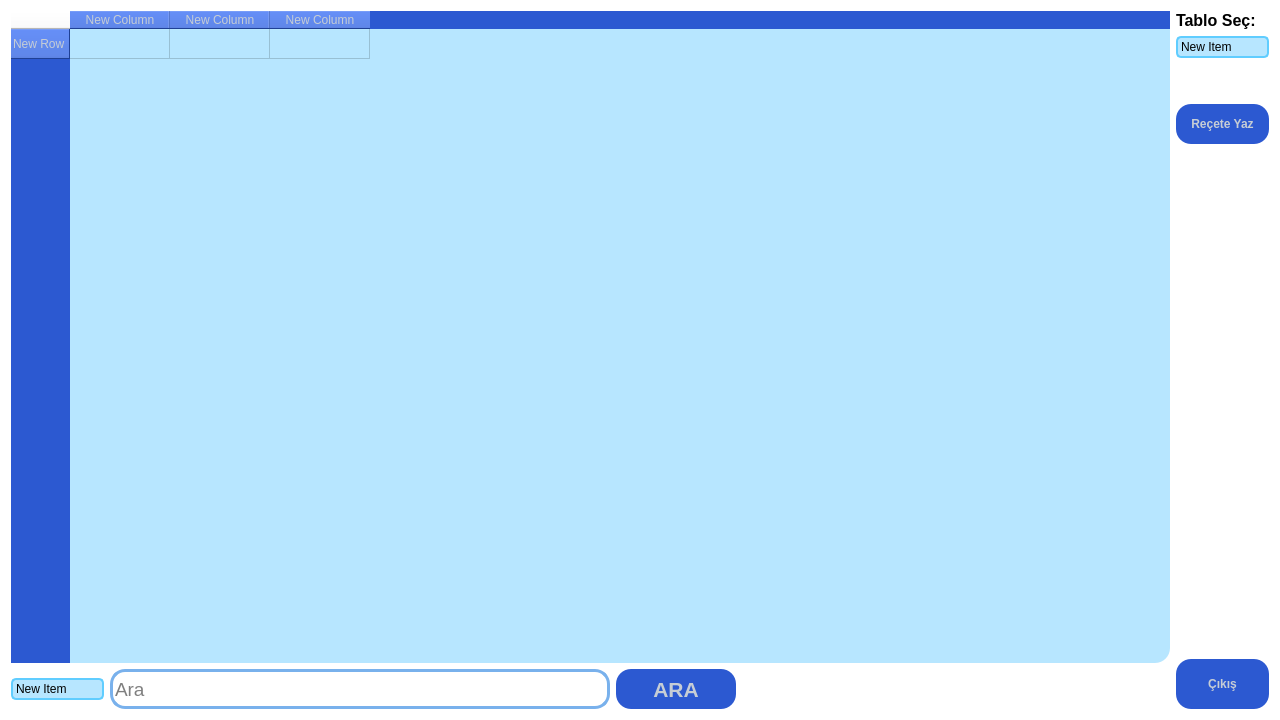
<?xml version="1.0" encoding="UTF-8"?>
<ui version="4.0">
 <class>Form</class>
 <widget class="QWidget" name="Form">
  <property name="geometry">
   <rect>
    <x>0</x>
    <y>0</y>
    <width>1280</width>
    <height>720</height>
   </rect>
  </property>
  <property name="windowTitle">
   <string>Form</string>
  </property>
  <property name="styleSheet">
   <string notr="true">background-color: rgb(255, 255, 255);</string>
  </property>
  <layout class="QGridLayout" name="gridLayout">
   <item row="0" column="1">
    <layout class="QHBoxLayout" name="horizontalLayout">
     <item>
      <layout class="QVBoxLayout" name="verticalLayout_2">
       <item>
        <widget class="QTableWidget" name="tableWidget">
         <property name="maximumSize">
          <size>
           <width>1500</width>
           <height>1000</height>
          </size>
         </property>
         <property name="styleSheet">
          <string notr="true">QTableWidget{
	font: 12pt &quot;Segoe UI&quot;;
	color: rgb(198, 205, 213);
	background-color: rgb(183, 230, 255);
	border-radius: 15px;
	selection-background-color: rgb(198, 205, 213);
	selection-color: rgb(22, 27, 34);
}
QHeaderView, QHeaderView::section {
	background-color: rgb(44, 89, 209);
	color: rgb(198, 205, 213);
}
QTableView QTableCornerButton::section{
	border: 1px solid;
	border-color: rgba(33, 38, 45, 255);
	background-color: rgb(44, 89, 209);
}</string>
         </property>
         <row>
          <property name="text">
           <string>New Row</string>
          </property>
         </row>
         <column>
          <property name="text">
           <string>New Column</string>
          </property>
         </column>
         <column>
          <property name="text">
           <string>New Column</string>
          </property>
         </column>
         <column>
          <property name="text">
           <string>New Column</string>
          </property>
         </column>
        </widget>
       </item>
       <item>
        <layout class="QHBoxLayout" name="horizontalLayout_2">
         <item>
          <widget class="QComboBox" name="searchComboBox">
           <property name="maximumSize">
            <size>
             <width>170</width>
             <height>16777215</height>
            </size>
           </property>
           <property name="styleSheet">
            <string notr="true">QComboBox {
	font: 12pt &quot;Segoe UI&quot;;
    border: 2px solid;
	border-color: rgb(96, 205, 255);
    border-radius: 5px;
    padding: 1px 18px 1px 3px;
    min-width: 6em;
}

QComboBox:editable {
    background: white;
}

QComboBox QListView {
	background: white;
	border: 2px solid rgb(44, 89, 209);

	border-bottom-right-radius: 5px;
	border-bottom-left-radius: 5px;

	background-bottom-right-radius: 5px;
	background-bottom-left-radius: 5px;
	padding: 3px;
}

QComboBox QListView::item:hover {
                padding: 5px;
                margin: 2px;
                font-size: 14px;
                background-color: #f0f0f0;
}

QComboBox:!editable, QComboBox::drop-down:editable {
    background:  rgb(183, 230, 255);
}

QComboBox:!editable:on, QComboBox::drop-down:editable:on {
    background: rgb(119, 249, 255);
	border-bottom-right-radius: 0px;
	border-bottom-left-radius: 0px;
}

QComboBox:on {
    padding-top: 3px;
    padding-left: 4px;
}

QComboBox::drop-down {
    subcontrol-origin: padding;
    subcontrol-position: top right;
    width: 15px;

    border-top-right-radius: 3px;
    border-bottom-right-radius: 3px;
}

QComboBox::down-arrow:on {
    top: 1px;
    left: 1px;
}

QComboBox:hover{
	border: 3px solid;
	border-color: rgb(44, 89, 209);
}</string>
           </property>
           <item>
            <property name="text">
             <string>New Item</string>
            </property>
           </item>
           <item>
            <property name="text">
             <string>New Item</string>
            </property>
           </item>
          </widget>
         </item>
         <item>
          <widget class="QLineEdit" name="searchLineEdit">
           <property name="minimumSize">
            <size>
             <width>500</width>
             <height>40</height>
            </size>
           </property>
           <property name="maximumSize">
            <size>
             <width>500</width>
             <height>40</height>
            </size>
           </property>
           <property name="font">
            <font>
             <family>Segoe UI</family>
             <pointsize>14</pointsize>
            </font>
           </property>
           <property name="styleSheet">
            <string notr="true">QLineEdit{
	background-color: rgb(255, 255, 255);
	border-radius: 15px;
	border: 3px solid;
	border-color: rgb(121, 177, 236);
	font: 14pt &quot;Segoe UI&quot;;
}
QLineEdit::focus{
	border: 2px solid;
	border-color: rgb(44, 89, 209);
}
</string>
           </property>
           <property name="text">
            <string/>
           </property>
           <property name="placeholderText">
            <string>Ara</string>
           </property>
          </widget>
         </item>
         <item>
          <widget class="QPushButton" name="searchButton">
           <property name="minimumSize">
            <size>
             <width>120</width>
             <height>40</height>
            </size>
           </property>
           <property name="maximumSize">
            <size>
             <width>200</width>
             <height>16777215</height>
            </size>
           </property>
           <property name="font">
            <font>
             <family>Segoe UI</family>
             <pointsize>16</pointsize>
             <weight>75</weight>
             <italic>false</italic>
             <bold>true</bold>
            </font>
           </property>
           <property name="styleSheet">
            <string notr="true">QPushButton{
	background-color: rgb(44, 89, 209);
	font: 75 16pt &quot;Segoe UI&quot;;
	font-weight: bold;
	color: rgb(198, 205, 213);
	border-radius: 15px;
}
QPushButton::hover{
	background-color: rgb(198, 205, 213);
	color: rgb(44, 89, 209);
}
QPushButton::pressed{
	background-color: rgb(198, 205, 213);
	color: rgb(44, 89, 209);
	padding-top: 3px;
	border: 2px solid;
	border-color: rgb(13, 17, 23);
}</string>
           </property>
           <property name="text">
            <string>ARA</string>
           </property>
          </widget>
         </item>
         <item>
          <spacer name="horizontalSpacer_2">
           <property name="orientation">
            <enum>Qt::Horizontal</enum>
           </property>
           <property name="sizeType">
            <enum>QSizePolicy::Fixed</enum>
           </property>
           <property name="sizeHint" stdset="0">
            <size>
             <width>10</width>
             <height>20</height>
            </size>
           </property>
          </spacer>
         </item>
         <item>
          <widget class="QLabel" name="searchWarning">
           <property name="font">
            <font>
             <family>Segoe UI</family>
             <pointsize>12</pointsize>
            </font>
           </property>
           <property name="styleSheet">
            <string notr="true">font: 12pt &quot;Segoe UI&quot;;
color: red;</string>
           </property>
           <property name="text">
            <string/>
           </property>
          </widget>
         </item>
         <item>
          <spacer name="horizontalSpacer">
           <property name="orientation">
            <enum>Qt::Horizontal</enum>
           </property>
           <property name="sizeHint" stdset="0">
            <size>
             <width>40</width>
             <height>20</height>
            </size>
           </property>
          </spacer>
         </item>
        </layout>
       </item>
      </layout>
     </item>
     <item>
      <layout class="QVBoxLayout" name="verticalLayout">
       <item>
        <widget class="QLabel" name="label">
         <property name="maximumSize">
          <size>
           <width>120</width>
           <height>30</height>
          </size>
         </property>
         <property name="font">
          <font>
           <family>Segoe UI</family>
           <pointsize>12</pointsize>
           <weight>75</weight>
           <bold>true</bold>
          </font>
         </property>
         <property name="text">
          <string>Tablo Seç:</string>
         </property>
        </widget>
       </item>
       <item>
        <widget class="QComboBox" name="tableComboBox">
         <property name="maximumSize">
          <size>
           <width>170</width>
           <height>16777215</height>
          </size>
         </property>
         <property name="styleSheet">
          <string notr="true">QComboBox {
	font: 12pt &quot;Segoe UI&quot;;
    border: 2px solid;
	border-color: rgb(96, 205, 255);
    border-radius: 5px;
    padding: 1px 18px 1px 3px;
    min-width: 6em;
}

QComboBox:editable {
    background: white;
}

QComboBox QListView {
	background: white;
	border: 2px solid rgb(44, 89, 209);

	border-bottom-right-radius: 5px;
	border-bottom-left-radius: 5px;

	background-bottom-right-radius: 5px;
	background-bottom-left-radius: 5px;
	padding: 3px;
}

QComboBox QListView::item:hover {
                padding: 5px;
                margin: 2px;
                font-size: 14px;
                background-color: #f0f0f0;
}

QComboBox:!editable, QComboBox::drop-down:editable {
    background:  rgb(183, 230, 255);
}

QComboBox:!editable:on, QComboBox::drop-down:editable:on {
    background: rgb(119, 249, 255);
	border-bottom-right-radius: 0px;
	border-bottom-left-radius: 0px;
}

QComboBox:on {
    padding-top: 3px;
    padding-left: 4px;
}

QComboBox::drop-down {
    subcontrol-origin: padding;
    subcontrol-position: top right;
    width: 15px;

    border-top-right-radius: 3px;
    border-bottom-right-radius: 3px;
}

QComboBox::down-arrow:on {
    top: 1px;
    left: 1px;
}

QComboBox:hover{
	border: 3px solid;
	border-color: rgb(44, 89, 209);
}</string>
         </property>
         <item>
          <property name="text">
           <string>New Item</string>
          </property>
         </item>
         <item>
          <property name="text">
           <string>New Item</string>
          </property>
         </item>
        </widget>
       </item>
       <item>
        <spacer name="verticalSpacer_2">
         <property name="orientation">
          <enum>Qt::Vertical</enum>
         </property>
         <property name="sizeType">
          <enum>QSizePolicy::Fixed</enum>
         </property>
         <property name="sizeHint" stdset="0">
          <size>
           <width>20</width>
           <height>40</height>
          </size>
         </property>
        </spacer>
       </item>
       <item>
        <widget class="QPushButton" name="prescriptionButton">
         <property name="minimumSize">
          <size>
           <width>0</width>
           <height>40</height>
          </size>
         </property>
         <property name="styleSheet">
          <string notr="true">QPushButton{
	background-color: rgb(44, 89, 209);
	font: 75 16pt &quot;Segoe UI&quot;;
	font-weight: bold;
	color: rgb(198, 205, 213);
	border-radius: 15px;
}
QPushButton::hover{
	background-color: rgb(198, 205, 213);
	color: rgb(44, 89, 209);
}
QPushButton::pressed{
	background-color: rgb(198, 205, 213);
	color: rgb(44, 89, 209);
	padding-top: 3px;
	border: 2px solid;
	border-color: rgb(13, 17, 23);
}</string>
         </property>
         <property name="text">
          <string>Reçete Yaz</string>
         </property>
        </widget>
       </item>
       <item>
        <spacer name="verticalSpacer">
         <property name="orientation">
          <enum>Qt::Vertical</enum>
         </property>
         <property name="sizeHint" stdset="0">
          <size>
           <width>20</width>
           <height>40</height>
          </size>
         </property>
        </spacer>
       </item>
       <item>
        <widget class="QPushButton" name="logOutButton">
         <property name="minimumSize">
          <size>
           <width>0</width>
           <height>50</height>
          </size>
         </property>
         <property name="styleSheet">
          <string notr="true">QPushButton{
	background-color: rgb(44, 89, 209);
	font: 75 16pt &quot;Segoe UI&quot;;
	font-weight: bold;
	color: rgb(198, 205, 213);
	border-radius: 15px;
}
QPushButton::hover{
	background-color: rgb(198, 205, 213);
	color: rgb(44, 89, 209);
}
QPushButton::pressed{
	background-color: rgb(198, 205, 213);
	color: rgb(44, 89, 209);
	padding-top: 3px;
	border: 2px solid;
	border-color: rgb(13, 17, 23);
}</string>
         </property>
         <property name="text">
          <string>Çıkış</string>
         </property>
        </widget>
       </item>
      </layout>
     </item>
    </layout>
   </item>
  </layout>
 </widget>
 <resources/>
 <connections/>
</ui>
